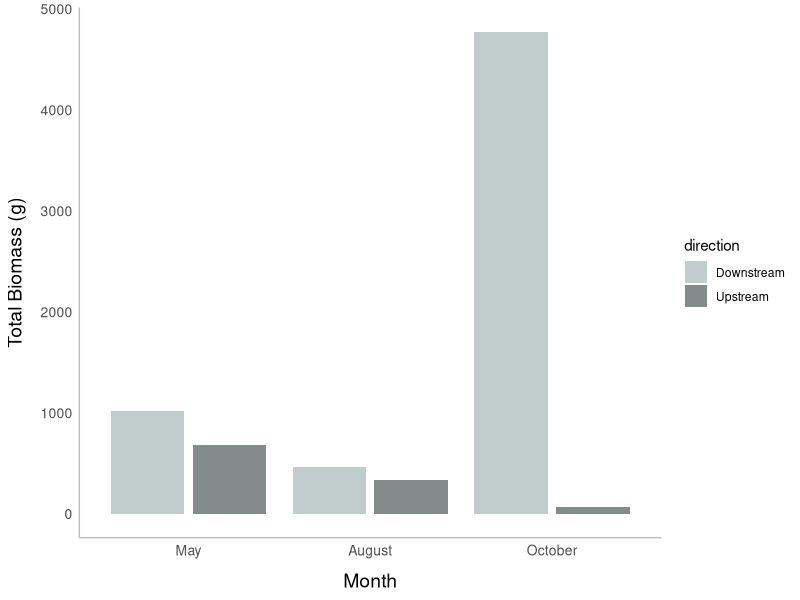
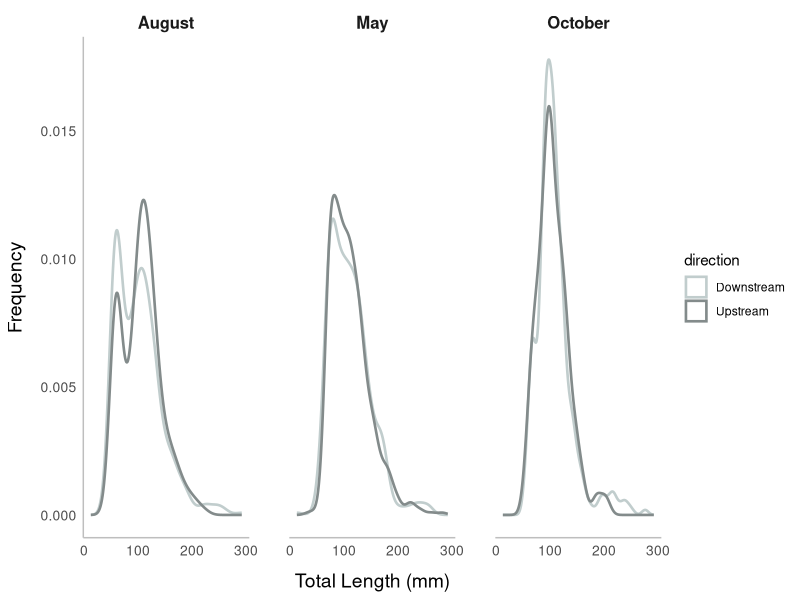

Recreate these plots in R, in order.

##Read in weir data from 2023 
weir_data<- read.csv("weir_data.csv", header=T)
head(weir_data)

library(tidyverse)
library(lubridate)
library(stringr)

weir_data$date <- ymd(weir_data$date) # Convert to Date format if not already

weir_data <- weir_data %>%
  mutate(date = as.character(date),  # Convert to character if it's in Date format
         date = substring(date, 3),  # Remove the first two digits of the year
         date = dmy(date))  # Convert to Date format with dd-mm-yy structure


weir_data <- weir_data %>%
  filter(date != as.Date("2023-05-19"))

weir_summ_data <- weir_data %>%
  mutate(month = month(date), 
         day = day(date),
         wt = as.numeric(wt)) %>%  # Convert wt to numeric
  mutate(month = case_when(
    month == 9 ~ "October",  # Treat September as October
    TRUE ~ month.name[month]  # Convert other months to full names
  )) %>%
  group_by(month, species, direction) %>%
  summarize(
    total_biomass = sum(wt, na.rm = TRUE),  # Calculate total biomass for the month
    average_mass = mean(wt, na.rm = TRUE),# Calculate average daily biomass
    average_fl = mean(fl, na.rm = TRUE), 
    average_tl = mean(tl, na.rm = TRUE)
  ) %>%
  ungroup()

##### Golden Shiner Data

# Filter the data to include only "Golden Shiner"
golden_shiner_data <- weir_summ_data %>%
  filter(species == "Golden Shiner")

# Define the order of months
month_order <- factor(golden_shiner_data$month, levels = c("May", "August", "October"))

# Create the plot for total monthly biomass
ggplot(data = golden_shiner_data, aes(x = month_order, y = total_biomass, fill = direction)) +
  geom_bar(stat = "identity", position = position_dodge2(preserve = "single")) +
  theme_minimal() +  # Using a minimal theme as a base
  theme(
    panel.grid.major = element_blank(),
    panel.grid.minor = element_blank(),
    axis.line = element_line(colour = "grey"),
    axis.text = element_text(size = 10),
    axis.title.x = element_text(size = 14, margin = margin(t = 10)),
    axis.title.y = element_text(size = 14, margin = margin(r = 10)),
    axis.title.y.right = element_text(size = 14, margin = margin(l = 10))
  )+
  scale_x_discrete(labels = c("May", "August", "October")) +
  scale_fill_manual(values = c('azure3', 'azure4')) +
  labs(x = "Month", y = "Total Biomass (g)")

##size distributions

weir_data <- weir_data %>%
  mutate(tl = as.numeric(tl),  # Convert tl to numeric if it's not already
         month = month(date),
         month = case_when(
           month == 9 ~ "October",  # Treat September as October
           TRUE ~ month(date, label = TRUE, abbr = FALSE)  # Extract month as full name
         ))

ggplot(weir_data, aes(x = tl, color = direction)) +
  geom_density(linewidth = 0.9) +
  facet_wrap(~ month) +  
  scale_color_manual(values = c("Downstream" = "azure3", "Upstream" = "azure4")) +
  labs(
    x = "Total Length (mm)",
    y = "Frequency",
    color = "direction") +
  theme_minimal() +
  theme(
    panel.grid.major = element_blank(),
    panel.grid.minor = element_blank(),
    axis.line = element_line(colour = "grey"),
    axis.text = element_text(size = 10),
    axis.title.x = element_text(size = 14, margin = margin(t = 10)),
    axis.title.y = element_text(size = 14, margin = margin(r = 10)),
    axis.title.y.right = element_text(size = 14, margin = margin(l = 10)),
    panel.spacing = unit(2, "lines"), 
    strip.text = element_text(size = 12, face = "bold")
  )
